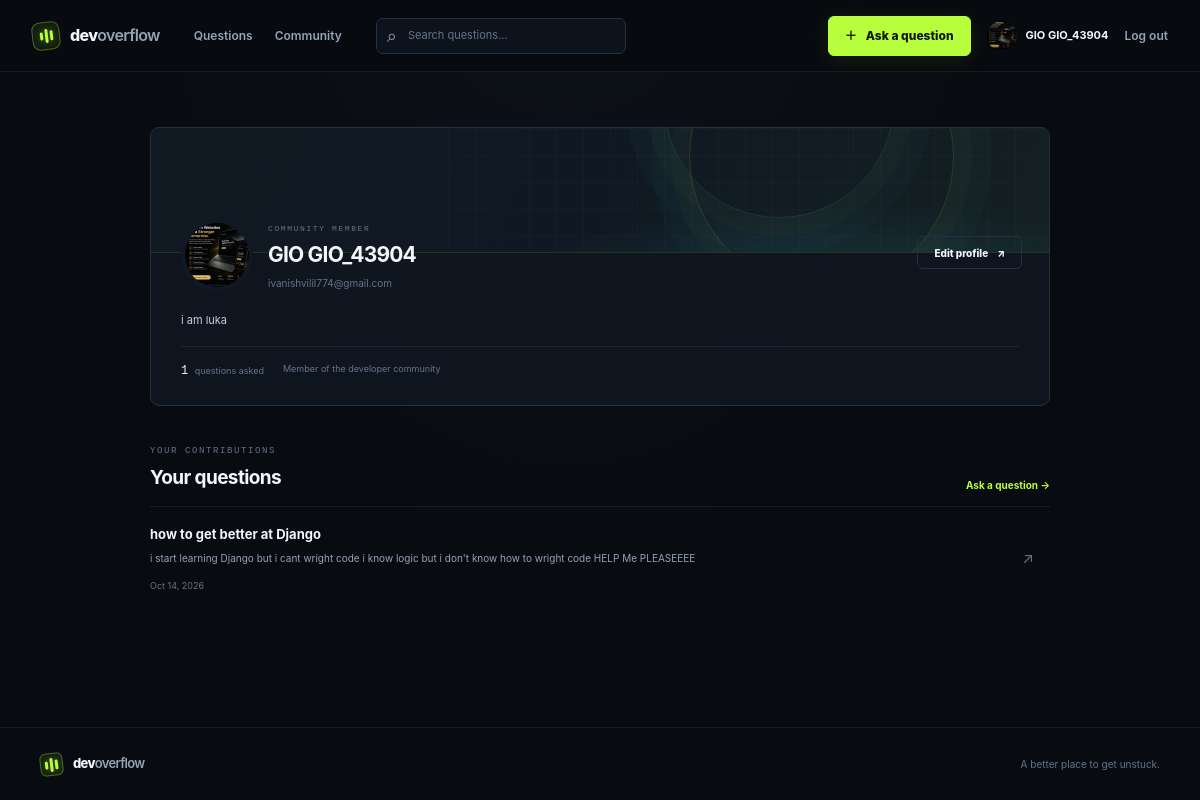
The app's page /users/profile/ with its own data.
### users/models.py (models this page shows)
class Users(models.Model):
    name = models.CharField()
    email = models.EmailField()
    password = models.CharField()
    bio = models.TextField()
    avatar = models.ImageField(
        upload_to="avatars/",
        default="avatars/default.png",
        blank=True
    )
    is_curentUser = models.BooleanField(default=0)

### questions/models.py (models this page shows)
class Questions(models.Model):
    title = models.CharField(max_length=200)
    context = models.TextField()
    creator = models.ForeignKey(
        Users,
        on_delete=models.CASCADE,
        related_name="posts"
    )
    created_at = models.DateTimeField(auto_now_add=True)

### users/views.py (the view)
# urls.py: path("profile/", views.profile, name="profile"),
def profile(req):
    user = get_curent_user()
    if user is None:
        return redirect("login_user")
    if req.method == "POST":
        avatar = req.FILES.get("avatar")
        if avatar:
            user.avatar = avatar
            user.save()
    context = {
        "user": user,
        "current_user": user,
        "posts": user.posts.all(),
    }
    return render(req, "user_profile.html", context)

### users/context_processors.py (called while the page is built)
def current_user(request):
    return {"current_user": get_curent_user()}

### users/utils.py (called while the page is built)
def get_curent_user():
    return Users.objects.filter(is_curentUser=True).first()

### users/templates/user_profile.html (shortened to what this page needs)
{% extends "master.html" %}
{% load static %}
{% block extra_styles %}<link rel="stylesheet" href="{% static 'CSS/profile.css' %}">{% endblock extra_styles %}
{% block main %}
<div class="profile-page">
    <section class="profile-card">
        <div class="profile-cover"><span class="cover-orbit orbit-one"></span><span class="cover-orbit orbit-two"></span></div>
        <div class="profile-main">
            <div class="profile-identity">
                {% if current_user.avatar and current_user.avatar.name != "avatars/default.png" %}
                    <img class="avatar profile-avatar" src="{{ current_user.avatar.url }}" alt="{{ current_user.name }}'s avatar">
                {% else %}
                    <span class="avatar profile-avatar avatar-fallback" aria-hidden="true">{{ current_user.name|first|upper }}</span>
                {% endif %}
                <div><p class="eyebrow">COMMUNITY MEMBER</p><h1>{{ current_user.name }}</h1><p class="profile-email">{{ current_user.email }}</p></div>
            </div>
            <a class="button button-outline profile-edit" href="{% url 'edit_profile' %}">Edit profile <span aria-hidden="true">↗</span></a>
            <p class="profile-bio">{% if current_user.bio %}{{ current_user.bio }}{% else %}No bio yet. Add a little about yourself and what you like to build.{% endif %}</p>
            <div class="profile-facts"><span><strong>{{ posts|length }}</strong> questions asked</span><span>Member of the developer community</span></div>
        </div>
    </section>
    <section class="profile-questions">
        <div class="profile-section-heading"><div><p class="eyebrow">YOUR CONTRIBUTIONS</p><h2>Your questions</h2></div><a class="text-link" href="{% url 'add_questions' %}">Ask a question <span aria-hidden="true">→</span></a></div>
        {% for post in posts %}
            <article class="profile-question">
                <div><h3><a href="{% url 'question_detail' post.id %}">{{ post.title }}</a></h3><p>{{ post.context|truncatewords:28 }}</p><time datetime="{{ post.created_at|date:'c' }}">{{ post.created_at|date:"M j, Y" }}</time></div>
                <a class="question-open" href="{% url 'question_detail' post.id %}" aria-label="Open {{ post.title }}">↗</a>
            </article>
        {% empty %}
            <div class="empty-state profile-empty"><span class="empty-icon" aria-hidden="true">⌘</span><h3>Your first question starts here.</h3><p>Share a challenge and learn from the community.</p><a class="button button-primary" href="{% url 'add_questions' %}">Ask a question</a></div>
        {% endfor %}
    </section>
</div>
{% endblock main %}

### users/templates/master.html (shortened to what this page needs)
<!DOCTYPE html>
<html lang="en">
<head>
    {% load static %}
    <link rel="stylesheet" href="{% static 'CSS/global.css' %}">
    <link rel="stylesheet" href="{% static 'CSS/responsive.css' %}">
    {% block extra_styles %}{% endblock extra_styles %}
</head>
<body>
    <header class="site-header">
        <nav class="nav-shell" aria-label="Main navigation">
            <a class="brand" href="{% url 'main_page' %}" aria-label="DevOverflow home">
                <span class="brand-mark" aria-hidden="true"><span></span><span></span><span></span></span>
                <span>dev<span class="brand-accent">overflow</span></span>
            </a>
            <div class="nav-links">
                <a class="nav-link" href="{% url 'main_page' %}">Questions</a>
                <a class="nav-link" href="{% url 'main_page' %}#community">Community</a>
            </div>
            <form class="nav-search" action="{% url 'main_page' %}" method="get" role="search">
                <span class="search-icon" aria-hidden="true">⌕</span>
                <input id="site-search" type="search" name="q" placeholder="Search questions..." value="{{ search_query }}">
            </form>
            <div class="nav-actions">
                <a class="button button-primary nav-ask" href="{% url 'add_questions' %}"><span aria-hidden="true">＋</span> Ask a question</a>
                {% if current_user %}
                    <a class="user-menu" href="{% url 'profile' %}" aria-label="View {{ current_user.name }}'s profile">
                        {% if current_user.avatar and current_user.avatar.name != "avatars/default.png" %}
                            <img class="avatar avatar-small" src="{{ current_user.avatar.url }}" alt="">
                        {% else %}
                            <span class="avatar avatar-small avatar-fallback" aria-hidden="true">{{ current_user.name|first|upper }}</span>
                        {% endif %}
                        <span class="user-menu-name">{{ current_user.name }}</span>
                    </a>
                    <a class="nav-link nav-logout" href="{% url 'logout' %}">Log out</a>
                {% else %}
                    <a class="nav-link nav-login" href="{% url 'login_user' %}">Log in</a>
                    <a class="button button-outline nav-register" href="{% url 'register' %}">Create account</a>
                {% endif %}
            </div>
        </nav>
    </header>
    <main class="page-shell">
    {% block main %}
    {% endblock main %}
    </main>
    <footer class="site-footer">
        <div class="footer-inner">
            <a class="brand footer-brand" href="{% url 'main_page' %}">
                <span class="brand-mark" aria-hidden="true"><span></span><span></span><span></span></span>
                <span>dev<span class="brand-accent">overflow</span></span>
            </a>
            <span>A better place to get unstuck.</span>
        </div>
    </footer>
</body>
</html>

### questions/static/CSS/profile.css (style rules this page uses)
.profile-page { max-width: 900px; margin: 0 auto; }
.profile-card { overflow: hidden; border: 1px solid var(--border); border-radius: 9px; background: rgba(17, 24, 35, 0.8); }
.profile-cover { position: relative; height: 125px; overflow: hidden; border-bottom: 1px solid rgba(183, 255, 60, 0.11); background: radial-gradient(ellipse at 78% 130%, rgba(66, 232, 255, 0.12), transparent 36%), linear-gradient(115deg, #111a23, #101923 50%, #142022); }
.profile-cover::before { position: absolute; inset: 0; background-image: linear-gradient(rgba(148, 163, 184, 0.035) 1px, transparent 1px), linear-gradient(90deg, rgba(148, 163, 184, 0.035) 1px, transparent 1px); background-size: 27px 27px; content: ""; mask-image: linear-gradient(90deg, transparent, #000 45%, #000); }
.cover-orbit { position: absolute; top: -104px; right: 95px; width: 265px; height: 265px; border: 1px solid rgba(183, 255, 60, 0.14); border-radius: 50%; box-shadow: 0 0 0 18px rgba(183, 255, 60, 0.018), 0 0 0 38px rgba(66, 232, 255, 0.02); }
.orbit-two { top: -140px; right: 155px; width: 230px; height: 230px; border-color: rgba(66, 232, 255, 0.12); }
.profile-main { position: relative; padding: 0 30px 23px; }
.profile-identity { display: flex; align-items: flex-end; gap: 15px; margin-top: -34px; }
.profile-avatar { width: 72px; height: 72px; border: 4px solid var(--card); background: var(--card); font-size: 23px; }
.profile-identity .eyebrow { margin: 0 0 2px; font-size: 8px; }
.profile-identity h1 { margin: 0; font-size: 21px; letter-spacing: -0.8px; }
.profile-email { margin: 2px 0 0; color: var(--muted-2); font-size: 10px; }
.profile-edit { position: absolute; top: 17px; right: 27px; min-height: 33px; font-size: 10px; }
.profile-bio { max-width: 590px; margin: 20px 0 16px; color: #c3cedb; font-size: 11px; line-height: 1.75; }
.profile-facts { display: flex; flex-wrap: wrap; gap: 19px; padding-top: 15px; border-top: 1px solid var(--border-soft); color: var(--muted-2); font-size: 9px; }
.profile-facts strong { margin-right: 4px; color: var(--text); font-family: var(--mono); font-size: 12px; font-weight: 500; }
.profile-questions { margin-top: 38px; }
.profile-section-heading { display: flex; align-items: flex-end; justify-content: space-between; gap: 15px; margin-bottom: 12px; }
.profile-section-heading .eyebrow { margin-bottom: 4px; }
.profile-section-heading h2 { margin: 0; font-size: 19px; letter-spacing: -0.6px; }
.text-link { color: var(--green); font-size: 10px; font-weight: 700; }
.profile-question { display: flex; align-items: center; justify-content: space-between; gap: 12px; padding: 17px 8px 17px 0; border-top: 1px solid var(--border-soft); transition: background 160ms ease, padding 160ms ease; }
.profile-question h3 { margin: 0; font-size: 13px; }
.profile-question p { margin: 5px 0; color: var(--muted); font-size: 10px; }
.profile-question time { color: var(--muted-2); font-size: 9px; }

### records on screen
Users: avatar (picture), name "GIO GIO_43904", email "ivanishvilil774@gmail.com", bio "i am luka"
Questions: title "how to get better at Django", context "i start learning Django but i cant wright code i know logic but i don't know how to wright code HELP Me PLEASEEEE", created_at "Oct 14, 2026"

### other values on screen
{{ posts|length }} "1"
